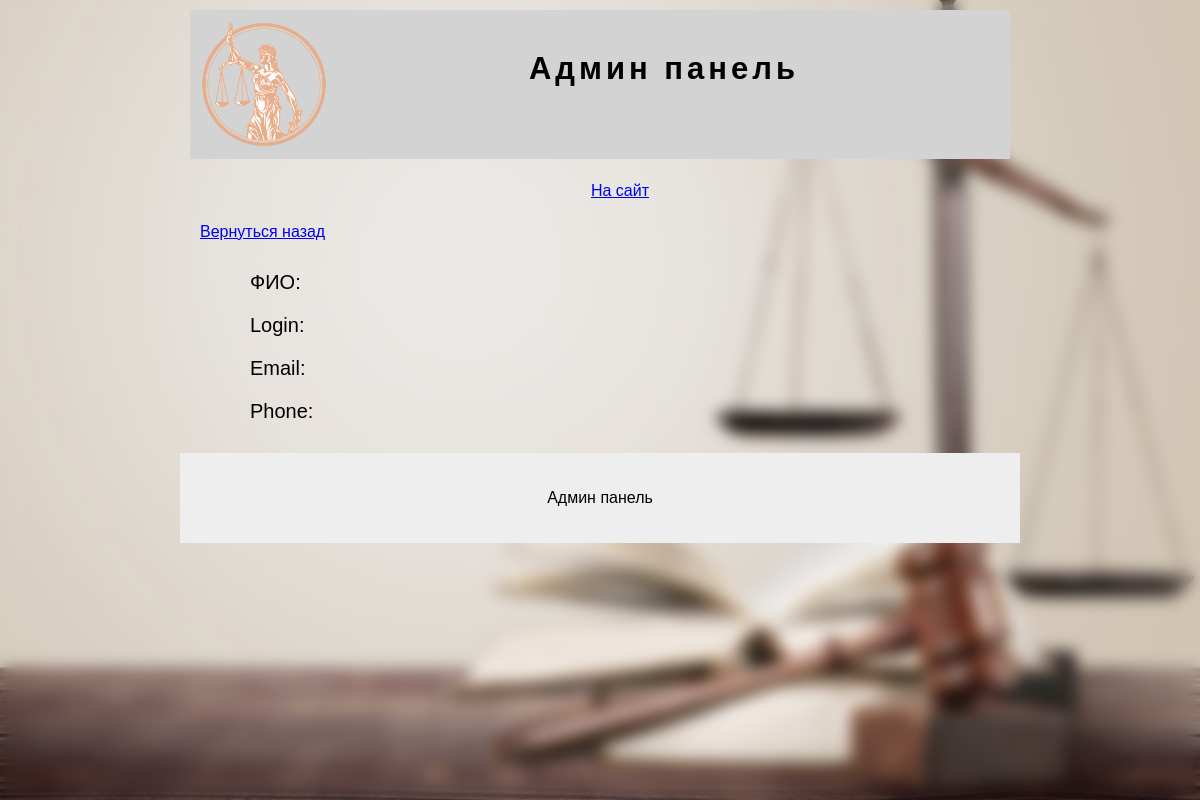
The page /userdetail/8 on the database as committed earlier.
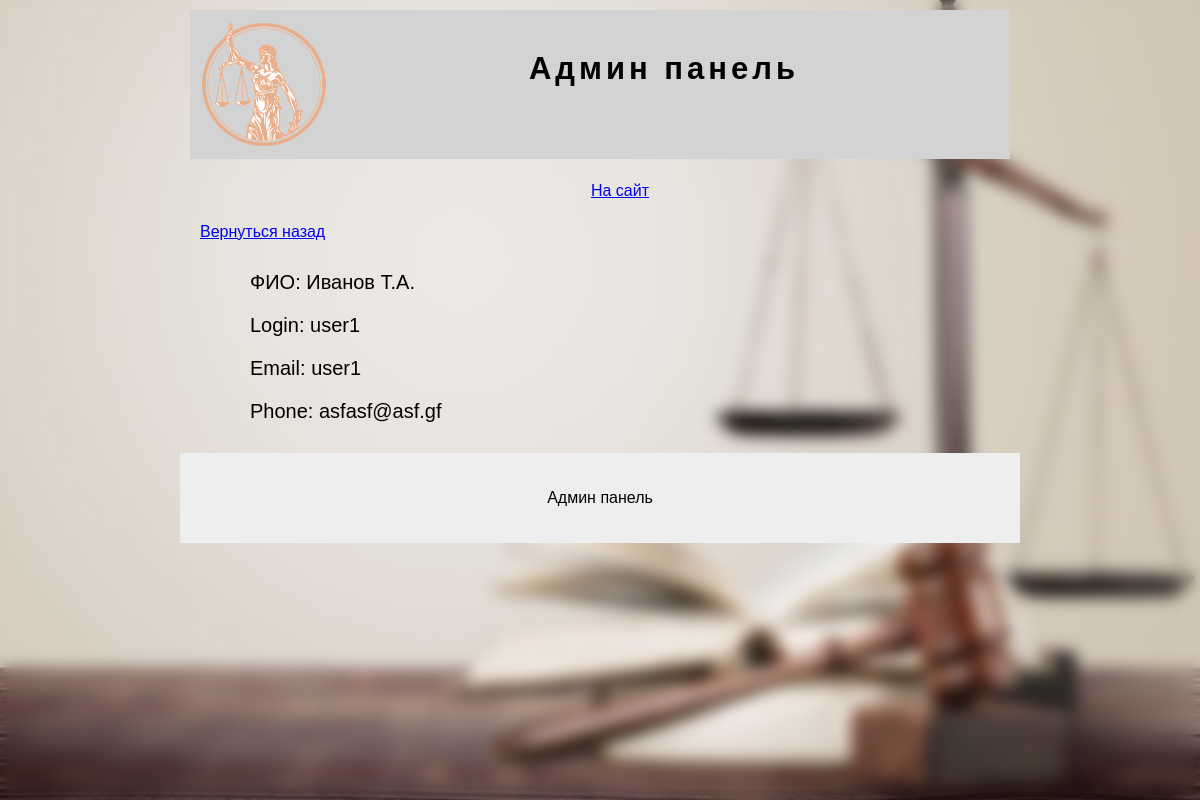
The same page on the database as committed later.
### tables this page shows
CREATE TABLE users (
 id INTEGER PRIMARY KEY AUTOINCREMENT,
 fio TEXT NOT NULL,
 login TEXT NOT NULL,
 password TEXT NOT NULL,
 email TEXT NOT NULL,
 phone TEXT NOT NULL
);

### app.py (the view)
@app.route('/userdetail/<id>', methods=('POST', 'GET'))
def userdetail(id):
 conn = get_db_connection()
 cursor = conn.cursor()
 user = cursor.execute('select * from users where id=? ', (id,)).fetchone()
 conn.commit()
 return render_template('admin/dateiluser.html', data={'user': user})

### app.py (called while the page is built)
def get_db_connection():
 conn = sqlite3.connect('visitka.db')
 cursor = conn.cursor()
 conn.commit()
 return conn

### templates/admin/dateiluser.html (shortened to what this page needs)
{% extends 'admin/main.html' %}
{% block content %}
<p><a href="/admin">Вернуться назад</a></p>
<ul class="panel">
    <li>ФИО: {{data.user[1]}}</li>
     <li>Login: {{data.user[2]}}</li>
     <li>Email: {{data.user[3]}}</li>
     <li>Phone: {{data.user[4]}}</li>
</ul>
{% endblock %}

Rows that differ between the two databases and show on the page:
added users: fio "Иванов Т.А.", login "user1", password "user1", email "asfasf@asf.gf"
